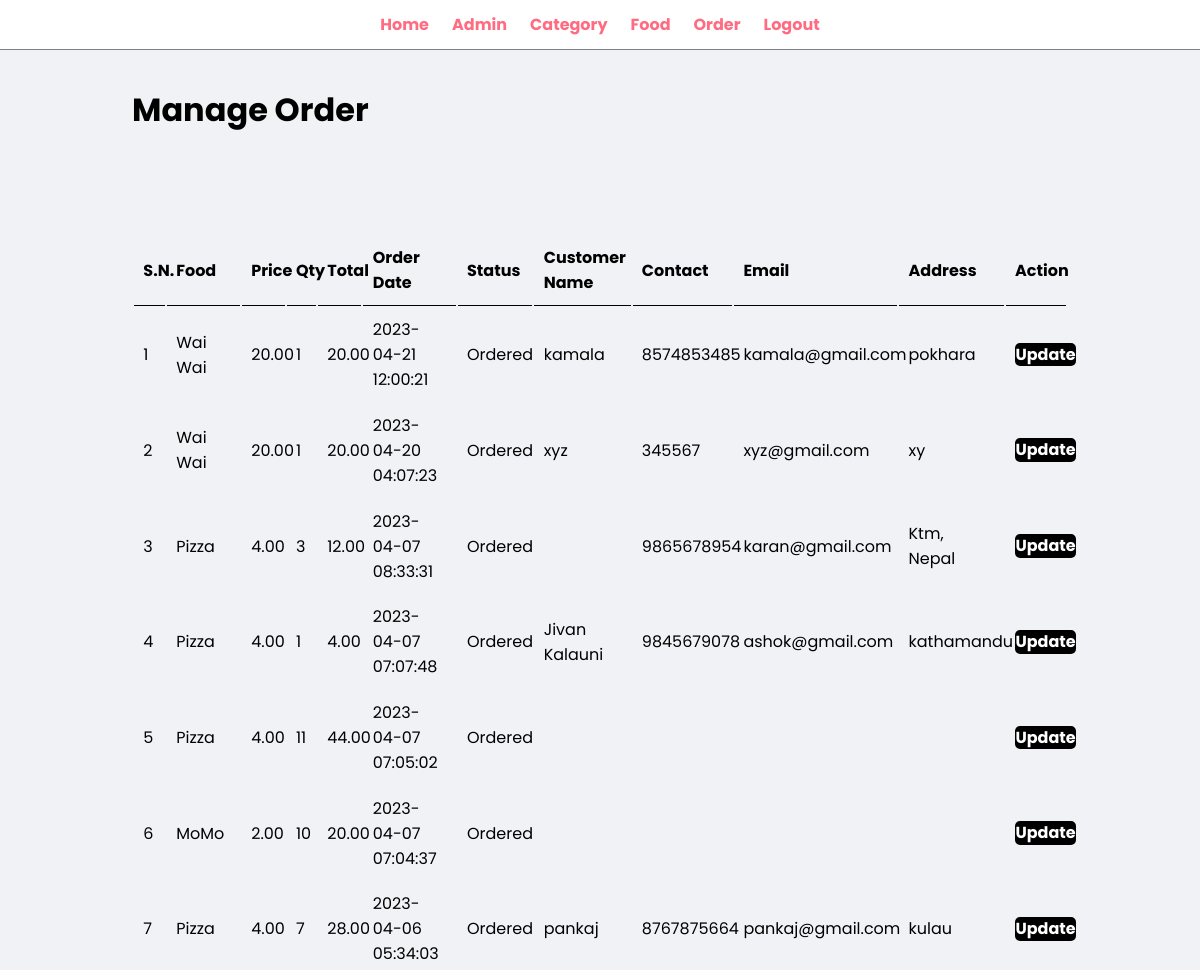
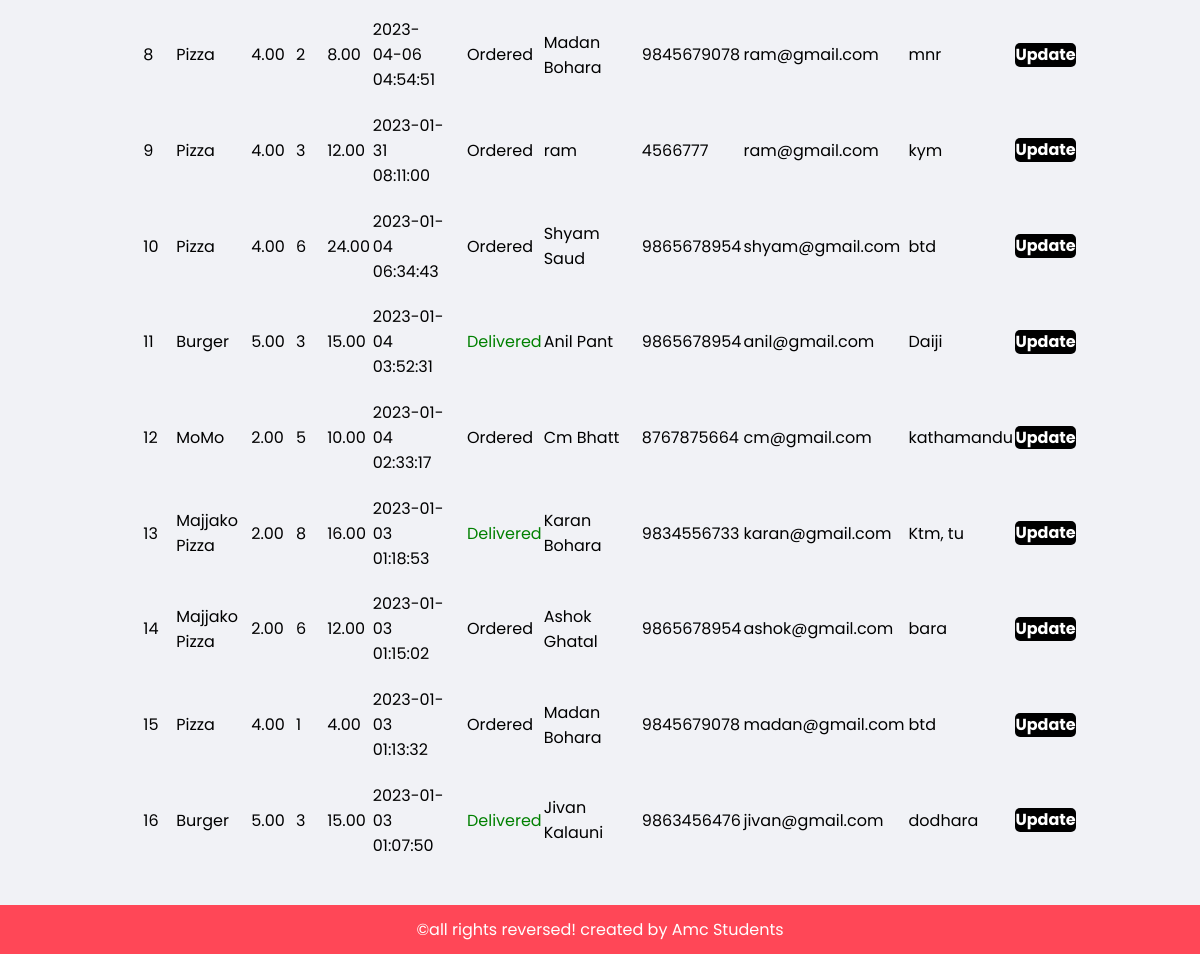
The app's page /admin/manage-order.php (signed in) with its own data (2 pictures, top to bottom).
### admin/manage-order.php (the view, shortened to what this page needs)
<?php include('partials/menu.php'); ?>
<div class="main-content">
    <div class="wrapper">
        <h1>Manage Order</h1>
        <br>
        <br>
        <br><br>
            <table class="tbl-full">
                <tr>
                    <th>S.N.</th>
                    <th>Food</th>
                    <th>Price</th>
                    <th>Qty</th>
                    <th>Total</th>
                    <th>Order Date</th>
                    <th>Status</th>
                    <th>Customer Name</th>
                    <th>Contact</th>
                    <th>Email</th>
                    <th>Address</th>
                    <th>Action</th>
                </tr>
                <?php
                    $sql= "SELECT * FROM `tbl-order` ORDER BY id DESC";
                    $result= mysqli_query($conn,$sql);
                    $count = mysqli_num_rows($result);
                    $sn=1;
                    if($count>0){
                        while($row= mysqli_fetch_assoc($result)){
                            $id= $row['id'];
                            $food= $row['food'];
                            $price= $row['price'];
                            $qty= $row['qty'];
                            $total= $row['total'];
                            $orderdata= $row['order-date'];
                            $status= $row['status'];
                            $customername= $row['customer-name'];
                            $customercontact= $row['customer-contact'];
                            $customeremail= $row['customer-email'];
                            $customeraddress= $row['customer-address'];
                            ?>
                                <tr>
                                    <td><?php echo $sn++; ?></td>
                                    <td><?php echo $food; ?></td>
                                    <td><?php echo $price; ?></td>
                                    <td><?php echo $qty; ?></td>
                                    <td><?php echo $total; ?></td>
                                    <td><?php echo $orderdata; ?></td>
                                    <td>
                                        <?php
                                            if($status=="Ordered"){
                                                echo "<label>$status</label>";
                                            }elseif($status=="On Delivery"){
                                                echo "<label style='color:orange;'>$status</label>";
                                            }elseif($status=="Delivered"){
                                                echo "<label style='color:green;'>$status</label>";
                                            }elseif($status=="Cancelled"){
                                                echo "<label style='color:red;'>$status</label>";
                                            }
                                        ?>
                                    </td>
                                    <td><?php echo $customername; ?></td>
                                    <td><?php echo $customercontact; ?></td>
                                    <td><?php echo $customeremail; ?></td>
                                    <td><?php echo $customeraddress; ?></td>
                                    <td>
                                        <a href="<?php echo SITEURL; ?>admin/update-order.php?id=<?php echo $id; ?>" class="btn-secondary">Update</a>
                                    </td>
                                </tr>
                            <?php
                        }
                    }else{
                        echo "<tr><td colspan='12' class='error'>Order not availabel</td</tr?";
                    }
                ?>
            </table>
    </div>
</div>
<?php include('partials/footer.php'); ?>

### css/admin.css (style rules this page uses)
* { margin: 0; padding: 0; box-sizing: border-box; font-family: "Poppins", sans-serif; }
.wrapper { padding: 1%; width: 80%; margin: 0 auto; }
.tbl-full { width: 100%; }
table tr th { border-bottom: 1px solid black; padding: 1%; text-align: left; }
table tr td { padding: 1%; }
.btn-secondary { background-color: black; padding: 1%; color: white; text-decoration: none; font-weight: bold; border-radius: 5px; }
.main-content { padding: 2% 0; background-color: #f1f2f6; }

### records on screen
tbl-order: food "Wai Wai", price "20.00", qty "1", total "20.00", value "2023-04-21 12:00:21", status "Ordered", value "kamala", value "8574853485", value "kamala@gmail.com", value "pokhara"
tbl-order: food "Wai Wai", price "20.00", qty "1", total "20.00", value "2023-04-20 04:07:23", status "Ordered", value "xyz", value "345567", value "xyz@gmail.com", value "xy"
tbl-order: food "Pizza", price "4.00", qty "3", total "12.00", value "2023-04-07 08:33:31", status "Ordered", value "9865678954", value "karan@gmail.com", value "Ktm, Nepal"
tbl-order: food "Pizza", price "4.00", qty "1", total "4.00", value "2023-04-07 07:07:48", status "Ordered", value "Jivan Kalauni", value "9845679078", value "ashok@gmail.com", value "kathamandu"
tbl-order: food "Pizza", price "4.00", qty "11", total "44.00", value "2023-04-07 07:05:02", status "Ordered"
tbl-order: food "MoMo", price "2.00", qty "10", total "20.00", value "2023-04-07 07:04:37", status "Ordered"
tbl-order: food "Pizza", price "4.00", qty "7", total "28.00", value "2023-04-06 05:34:03", status "Ordered", value "pankaj", value "8767875664", value "pankaj@gmail.com", value "kulau"
tbl-order: food "Pizza", price "4.00", qty "2", total "8.00", value "2023-04-06 04:54:51", status "Ordered", value "Madan Bohara", value "9845679078", value "ram@gmail.com", value "mnr"
tbl-order: food "Pizza", price "4.00", qty "3", total "12.00", value "2023-01-31 08:11:00", status "Ordered", value "ram", value "4566777", value "ram@gmail.com", value "kym"
tbl-order: food "Pizza", price "4.00", qty "6", total "24.00", value "2023-01-04 06:34:43", status "Ordered", value "Shyam Saud", value "9865678954", value "shyam@gmail.com", value "btd"
tbl-order: food "Burger", price "5.00", qty "3", total "15.00", value "2023-01-04 03:52:31", status "Delivered", value "Anil Pant", value "9865678954", value "anil@gmail.com", value "Daiji"
tbl-order: food "MoMo", price "2.00", qty "5", total "10.00", value "2023-01-04 02:33:17", status "Ordered", value "Cm Bhatt", value "8767875664", value "cm@gmail.com", value "kathamandu"
tbl-order: food "Majjako Pizza", price "2.00", qty "8", total "16.00", value "2023-01-03 01:18:53", status "Delivered", value "Karan Bohara", value "9834556733", value "karan@gmail.com", value "Ktm, tu"
tbl-order: food "Majjako Pizza", price "2.00", qty "6", total "12.00", value "2023-01-03 01:15:02", status "Ordered", value "Ashok Ghatal", value "9865678954", value "ashok@gmail.com", value "bara"
tbl-order: food "Pizza", price "4.00", qty "1", total "4.00", value "2023-01-03 01:13:32", status "Ordered", value "Madan Bohara", value "9845679078", value "madan@gmail.com", value "btd"
tbl-order: food "Burger", price "5.00", qty "3", total "15.00", value "2023-01-03 01:07:50", status "Delivered", value "Jivan Kalauni", value "9863456476", value "jivan@gmail.com", value "dodhara"
